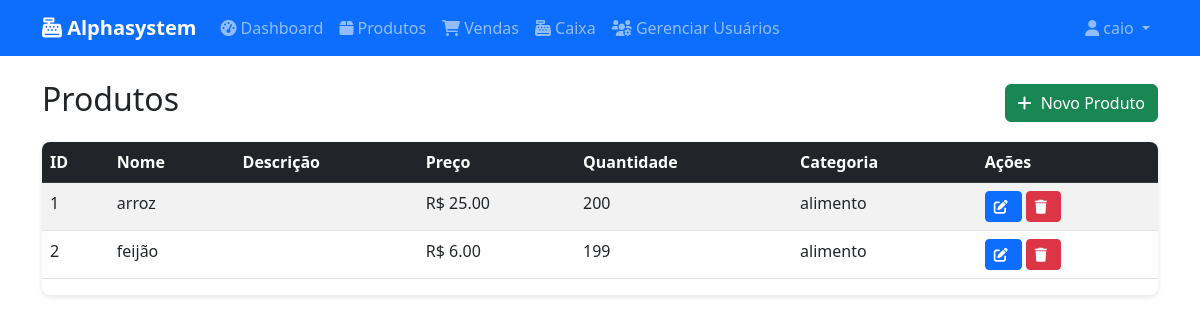
Screenshot of /products (signed in) with the database file from the repository.
### app/models/__init__.py (models this page shows, shortened)
class User(UserMixin, db.Model):
    id = db.Column(db.Integer, primary_key=True)
    username = db.Column(db.String(150), unique=True, nullable=False)
    email = db.Column(db.String(150), unique=True, nullable=False)
    password = db.Column(db.String(150), nullable=False)
    is_admin = db.Column(db.Boolean, default=False)
    role = db.Column(db.String(50), default='user')  # 'admin', 'manager', 'user'
    license_key = db.Column(db.String(255), db.ForeignKey('license.license_key'), nullable=True)
    manager_id = db.Column(db.Integer, db.ForeignKey('user.id'), nullable=True)  # Para usuários gerenciados por um gerente
    created_at = db.Column(db.DateTime, default=datetime.utcnow)
    manager = db.relationship('User', remote_side=[id], backref='managed_users')

class Product(db.Model):
    id = db.Column(db.Integer, primary_key=True)
    name = db.Column(db.String(200), nullable=False)
    description = db.Column(db.Text)
    price = db.Column(db.Float, nullable=False)
    quantity = db.Column(db.Integer, default=0)
    max_quantity = db.Column(db.Integer, default=0)  # Quantidade máxima que o produto já teve
    category = db.Column(db.String(100))
    created_at = db.Column(db.DateTime, default=datetime.utcnow)

### app/routes/products.py (the view)
@bp.route('/products')
@license_required
def list_products():
    products = Product.query.all()
    return render_template('products/list.html', products=products)

### app/models/__init__.py (called while the page is built)
@login_manager.user_loader
def load_user(user_id):
    return User.query.get(int(user_id))

    def is_valid(self):
        return self.is_active and self.expiry_date > datetime.utcnow()

### app/templates/products/list.html
{% extends "base.html" %}
{% block content %}
<div class="d-flex justify-content-between align-items-center mb-3">
    <h2>Produtos</h2>
    <a href="{{ url_for('products.new_product') }}" class="btn btn-success">
        <i class="fas fa-plus"></i> Novo Produto
    </a>
</div>
<div class="table-responsive">
    <table class="table table-striped table-hover">
        <thead class="table-dark">
            <tr>
                <th>ID</th>
                <th>Nome</th>
                <th>Descrição</th>
                <th>Preço</th>
                <th>Quantidade</th>
                <th>Categoria</th>
                <th>Ações</th>
            </tr>
        </thead>
        <tbody>
            {% for product in products %}
            <tr>
                <td>{{ product.id }}</td>
                <td>{{ product.name }}</td>
                <td>{{ product.description or '' }}</td>
                <td>R$ {{ "%.2f"|format(product.price) }}</td>
                <td>{{ product.quantity }}</td>
                <td>{{ product.category or '' }}</td>
                <td>
                    <a href="{{ url_for('products.edit_product', id=product.id) }}" class="btn btn-sm btn-primary">
                        <i class="fas fa-edit"></i>
                    </a>
                    <form method="POST" action="{{ url_for('products.delete_product', id=product.id) }}" style="display: inline;">
                        <button type="submit" class="btn btn-sm btn-danger" onclick="return confirm('Tem certeza que deseja excluir este produto?')">
                            <i class="fas fa-trash"></i>
                        </button>
                    </form>
                </td>
            </tr>
            {% else %}
            <tr>
                <td colspan="7" class="text-center">Nenhum produto encontrado</td>
            </tr>
            {% endfor %}
        </tbody>
    </table>
</div>
{% endblock %}

### app/templates/base.html (shortened to what this page needs)
<!DOCTYPE html>
<html lang="pt-BR">
<head>
    <link href="https://cdn.jsdelivr.net/npm/bootstrap@5.3.0/dist/css/bootstrap.min.css" rel="stylesheet">
    <link rel="stylesheet" href="https://cdnjs.cloudflare.com/ajax/libs/font-awesome/6.0.0/css/all.min.css">
    <link rel="stylesheet" href="{{ url_for('static', filename='css/style.css') }}">
</head>
<body>
    <nav class="navbar navbar-expand-lg navbar-dark bg-primary">
        <div class="container">
            <a class="navbar-brand" href="
                {% if current_user.role == 'user' and not current_user.is_admin %}
                    {{ url_for('products.list_products') }}
                {% else %}
                    {{ url_for('main.dashboard') }}
                {% endif %}">
                <i class="fas fa-cash-register"></i> Alphasystem
            </a>
            <div class="collapse navbar-collapse" id="navbarNav">
                <ul class="navbar-nav me-auto">
                    {% if current_user.is_authenticated %}
                        {% if current_user.role == 'manager' or current_user.is_admin %}
                        <li class="nav-item">
                            <a class="nav-link" href="{{ url_for('main.dashboard') }}">
                                <i class="fas fa-tachometer-alt"></i> Dashboard
                            </a>
                        </li>
                        {% endif %}
                        <li class="nav-item">
                            <a class="nav-link" href="{{ url_for('products.list_products') }}">
                                <i class="fas fa-box"></i> Produtos
                            </a>
                        </li>
                        <li class="nav-item">
                            <a class="nav-link" href="{{ url_for('sales.list_sales') }}">
                                <i class="fas fa-shopping-cart"></i> Vendas
                            </a>
                        </li>
                        <li class="nav-item">
                            <a class="nav-link" href="{{ url_for('cashier.dashboard') }}">
                                <i class="fas fa-cash-register"></i> Caixa
                            </a>
                        </li>
                        {% if current_user.role == 'manager' or current_user.is_admin %}
                            <li class="nav-item">
                                <a class="nav-link" href="{{ url_for('manager.index') }}">
                                    <i class="fas fa-users-cog"></i> Gerenciar Usuários
                                </a>
                            </li>
                        {% endif %}
                    {% endif %}
                </ul>
                <ul class="navbar-nav">
                    <li class="nav-item dropdown">
                        <a class="nav-link dropdown-toggle" href="#" id="userDropdown" role="button" data-bs-toggle="dropdown">
                            <i class="fas fa-user"></i> {{ current_user.username if current_user.is_authenticated else 'Usuário' }}
                        </a>
                    </li>
                </ul>
            </div>
        </div>
    </nav>
    <div class="container mt-4">
        {% block content %}{% endblock %}
    </div>
</body>
</html>

### app/static/css/style.css (style rules this page uses)
body { font-family: 'Segoe UI', Tahoma, Geneva, Verdana, sans-serif; }
.navbar-brand { font-weight: bold; }
.table th { border-top: none; }
.btn i { margin-right: 5px; }
.table-responsive { border-radius: 8px; overflow: hidden; box-shadow: 0 2px 5px rgba(0,0,0,.1); }

### rows the page displays
User: username "caio"
Product: id "1", name "arroz", price "25.00", quantity "200", category "alimento"
Product: id "2", name "feijão", price "6.00", quantity "199", category "alimento"
